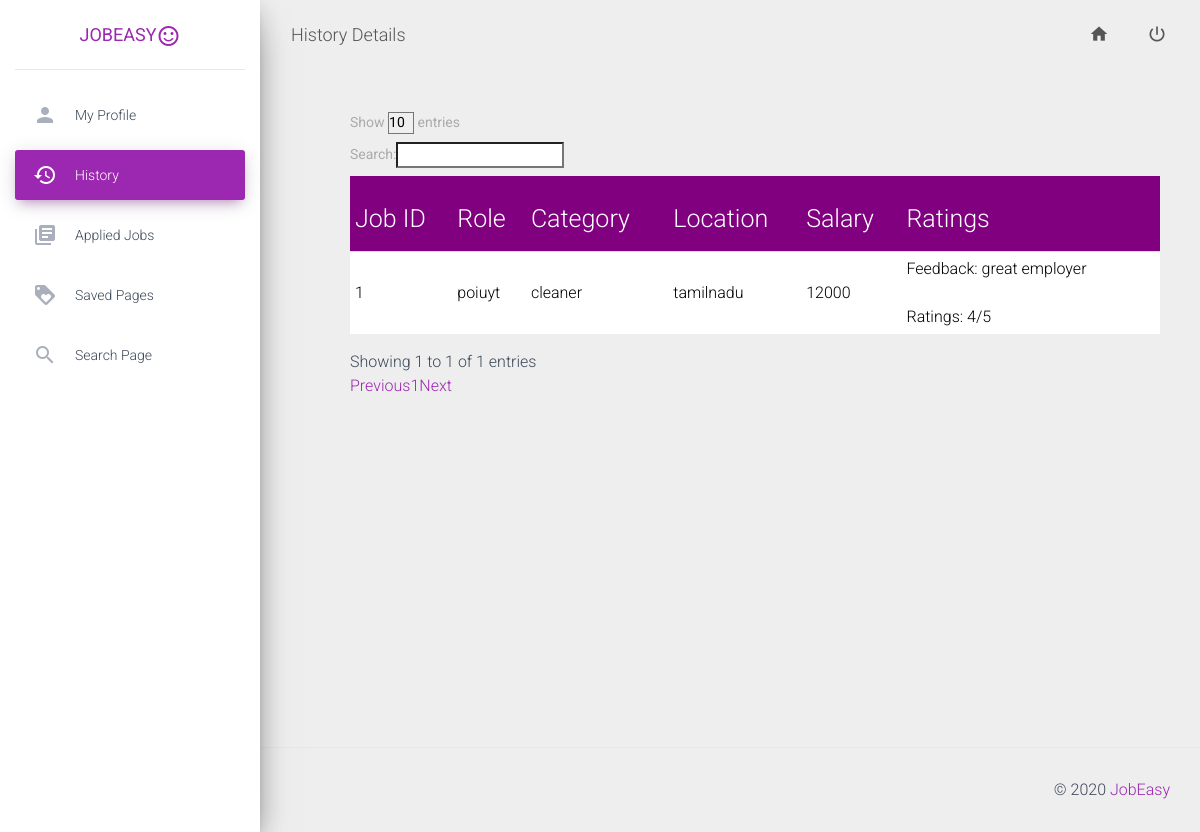
Screenshot of /employee_history_jobs/ (signed in) with the database file from the repository.
### job_easy/models.py (models this page shows)
class application(models.Model):
    user = models.ForeignKey(User, on_delete=models.CASCADE, related_name='aplication_user')
    job = models.ForeignKey(job, on_delete=models.CASCADE, related_name='job_application')
    time_stamp = models.DateTimeField(auto_now_add=True, blank=True)
    resume_bool=models.BooleanField(default=False)
    resume_file_new=models.FileField()
    details_and_instructions=models.TextField(blank=True)
    application_status=models.CharField(max_length=50)

class job(models.Model):
    user = models.ForeignKey(User, on_delete=models.CASCADE, related_name='job_user')
    post_date = models.DateTimeField(auto_now_add=True, blank=True)
    last_date = models.DateTimeField(blank=True)
    job_title = models.TextField(null=True)
    job_type = models.CharField(max_length=150)
    job_details_requirements = models.TextField(blank=True)
    job_address = models.TextField(null=True)
    job_salary = models.CharField(max_length=50,blank=True)
    job_other_details = models.TextField(blank=True)
    job_terms_and_conditions = models.TextField(blank=True)

class credibility(models.Model):
    on_user = models.OneToOneField(application, on_delete=models.CASCADE)
    user = models.ForeignKey(User, on_delete=models.CASCADE, related_name='credibility_of_user')
    ratings=models.TextField(null=True)
    comments=models.TextField(null=True)

### employee_app/views.py (the view)
# urls.py: path('employee_history_jobs/', View_history_jobs, name='View_history_jobs'),
def View_history_jobs(request):
    data = application.objects.filter(user=request.user)
    data = data.filter(application_status="Selected")
    data_new={}
    for i in data:
        try:
            t = credibility.objects.get(on_user=i.id)
            data_new[i.id]={'name': i, 'comments': t.comments, 'ratings': t.ratings}
        except:
            data_new[i.id]={'name': i}
    return render(request, 'seeker_history.html', {'data_new': data_new})

### job_easy/templates/seeker_history.html (shortened to what this page needs)
{% load static %}
<!DOCTYPE html>
<html lang="en">
<head>
    <link rel="stylesheet" href="https://maxcdn.bootstrapcdn.com/bootstrap/4.0.0/css/bootstrap.min.css">
  <link rel="stylesheet" href="https://maxcdn.bootstrapcdn.com/font-awesome/latest/css/font-awesome.min.css">
  <link href="{% static 'css/material-dashboard.css' %}" rel="stylesheet" />
</head>
<body class="">
  <div class="wrapper ">
    <div class="sidebar" data-color="purple" data-background-color="white" data-image="../static/assets/img/dashboard_employer_imgs/sidebar.jpg">
      <div class="logo">
        <a href="" class="simple-text logo-normal text-primary">
          JobEasy<i class="material-icons ">sentiment_satisfied_alt</i>
        </a>
      </div>
      <div class="sidebar-wrapper">
        <ul class="nav">
          <li class="nav-item  ">
            <a class="nav-link" href="http://127.0.0.1:8000/employee_profile/">
              <i class="material-icons">person</i>
              <p>My Profile</p>
            </a>
          </li>
          <li class="nav-item active">
            <a class="nav-link" href="http://127.0.0.1:8000/employee_history_jobs/">
              <i class="material-icons">history</i>
              <p>History</p>
            </a>
          </li>
          <li class="nav-item">
            <a class="nav-link" href="http://127.0.0.1:8000/employee/job_applied/">
              <i class="material-icons">library_books</i>
              <p>Applied Jobs</p>
            </a>
          </li>
          <li class="nav-item ">
            <a class="nav-link" href="http://127.0.0.1:8000/saved_jobs/">
              <i class="material-icons">loyalty</i>
              <p>Saved pages</p>
            </a>
          </li>
          <li class="nav-item ">
            <a class="nav-link" href="http://127.0.0.1:8000/search/">
              <i class="material-icons">search</i>
              <p>Search Page</p>
            </a>
          </li>
        </ul>
      </div>
    </div>
    <div class="main-panel">
      <nav class="navbar navbar-expand-lg navbar-transparent navbar-absolute fixed-top ">
        <div class="container-fluid">
          <div class="navbar-wrapper">
            <a class="navbar-brand" href="#pablo">History Details</a>
          </div>
          <div class="collapse navbar-collapse justify-content-end">
            <ul class="navbar-nav">
              <li class="nav-item">
                <a class="nav-link" href="http://127.0.0.1:8000/search/">
                  <i class="material-icons">home</i>
                </a>
              </li>
              <li class="nav-item dropdown">
                <a class="nav-link" href="http://127.0.0.1:8000/home/logout/">
                  <i class="material-icons">power_settings_new</i>
                </a>
              </li>
            </ul>
          </div>
        </div>
      </nav>
      <div class="content">
        <div class="container-fluid">
          <div  style="margin-left: 50px;padding: 10px">
              <table id="dt-basic-checkbox" class="table" cellspacing="0" width="100%">
  <thead style="font-size: 20px">
    <tr style="width: 100%;margin: 100px;font-size: 20px">
        <th class="th-sm"><h3>Job ID</h3>
      </th>
      <th class="th-sm"><h3>Role</h3>
      </th>
        <th class="th-sm"><h3>Category</h3>
      </th>
      <th class="th-sm"><h3>Location</h3>
      </th>
      <th class="th-sm"><h3>Salary</h3>
      </th>
      <th class="th-sm"><h3>Ratings</h3>
      </th>
    </tr>
  </thead>
  <tbody>
  {% for k,v in data_new.items %}
    <tr>
      <td>{{ v.name.job.id }}</td>
        <td>{{ v.name.job.job_title }}</td>
      <td>{{ v.name.job.job_type }}</td>
      <td>{{ v.name.job.job_address }}</td>
      <td>{{ v.name.job.job_salary }}</td>
        {% if v.comments %}
        <td>Feedback: {{ v.comments }}<br><br>Ratings: {{ v.ratings }}/5</td>
    {% endif %}
    </tr>
  {% endfor %}
  </tbody>
</table>
          </div>
        </div>
      </div>
      <footer class="footer">
        <div class="container-fluid">
          <div class="copyright float-right">
            &copy;
            <a href="https://www.creative-tim.com" target="_blank">JobEasy</a>
          </div>
        </div>
      </footer>
    </div>
  </div>
</body>
</html>

### job_easy/templates/seeker_history.html (style rules this page uses)
.table tr { background-color: white; color: black; }
.table .th-sm { color: white; background-color: purple; padding-left: 10px; }

### rows the page displays
application: name.job.id "1", name.job.job_title "poiuyt", name.job.job_type "cleaner", name.job.job_address "tamilnadu", name.job.job_salary "12000", comments "great employer", ratings "4"
